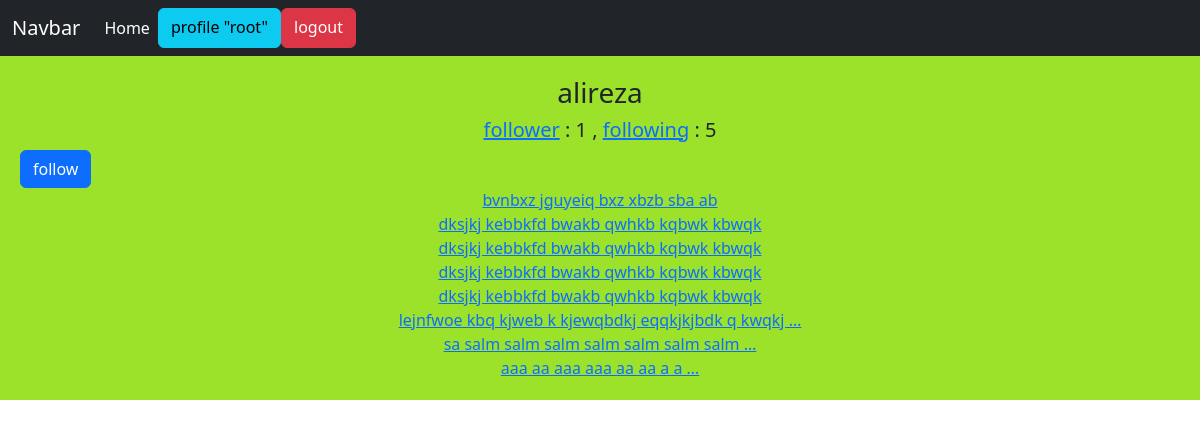
Screenshot of /account/profile/2 (signed in) with the database file from the repository.
### home/models.py (models this page shows, shortened)
class Post(models.Model):
    user=models.ForeignKey(User,on_delete=models.CASCADE,related_name="posts")
    body=models.TextField()
    slug=models.SlugField(max_length=30)
    created=models.DateTimeField(auto_now_add=True)
    updated=models.DateTimeField(auto_now=True)
    class Meta:
        ordering=('-updated',)
    def get_absolute_url(self):
        return reverse('home:post_detail',args=[self.id,self.slug])

### account/views.py (the view)
# urls.py: path('profile/<int:user_id>', views.ProfileUserView.as_view(),name= 'profile_user'),
class ProfileUserView(LoginRequiredMixin,View):
    def get(self,request,user_id):
        is_following=False
        user=User.objects.get(pk=user_id)
        posts=user.posts.all()
        relation=Relation.objects.filter(from_user=request.user,to_user=user)
        if relation.exists():
            is_following=True
        return render(request,'account/profile.html',{'user':user,'posts':posts,'is_following':is_following})

### account/templates/account/profile.html (shortened to what this page needs)
{% extends 'base.html' %}
{% block content %}
    <h3 class="text-center">{{ user.username }}</h3>
    <h5 class="text-center"><a href="{% url 'account:follower' user.id %}">follower</a> : {{ user.following.count }} ,
        <a href="{% url 'account:following' user.id %}">following</a> : {{ user.follower.count }}</h5>
    {% if  request.user.id != user.id  and not is_following %}
        <a class="btn btn-primary" href="{% url 'account:user_follow' user.id%}"> follow</a>
        {% elif  request.user.id != user.id  and  is_following%}
        <a class="btn btn-danger" href="{% url 'account:user_unfollow' user.id%}"> unfollow</a>
    {% endif %}
    <div class="text-center">
        {% for post in posts %}
             <div class="text-center">
            <a href="{{ post.get_absolute_url }}">{{ post.body|truncatewords:8 }}</a>
             </div>
        {% endfor %}
    </div>
{% endblock %}

### templates/inc/navbar.html
<nav class="navbar navbar-expand-lg navbar-dark bg-dark">
    <div class="container-fluid">
        <a class="navbar-brand" href="#">Navbar</a>
        <div class="collapse navbar-collapse" id="navbarNavAltMarkup">
            <div class="navbar-nav"><a class="nav-link active" aria-current="page" href="{% url 'home:home' %}">Home</a>
                {% if not request.user.is_authenticated %}
                    <a class="btn btn-info" href="{% url 'account:register_user' %}">Register</a>
                    <a class="btn btn-success" href="{% url 'account:login_user' %}">Login</a>
                {% else %}
                    <a class="btn btn-info" href="{% url 'account:profile_user' request.user.id %}">profile "{{ request.user }}"</a>
                    <a class="btn btn-danger" href="{% url 'account:logout_user' %}">logout</a>
                {% endif %}
            </div>
        </div>
    </div>
</nav>

### rows the page displays
Post: body "bvnbxz jguyeiq bxz xbzb sba ab"
Post: body "dksjkj kebbkfd bwakb qwhkb kqbwk kbwqk"
Post: body "dksjkj kebbkfd bwakb qwhkb kqbwk kbwqk"
Post: body "dksjkj kebbkfd bwakb qwhkb kqbwk kbwqk"
Post: body "dksjkj kebbkfd bwakb qwhkb kqbwk kbwqk"
Post: body "lejnfwoe kbq kjweb k kjewqbdkj eqqkjkjbdk q kwqkj …"
Post: body "sa salm salm salm salm salm salm salm …"
Post: body "aaa aa aaa aaa aa aa a a …"

### other values shown
{{ request.user }} "root"
{{ user.username }} "alireza"
{{ user.following.count }} "1"
{{ user.follower.count }} "5"
